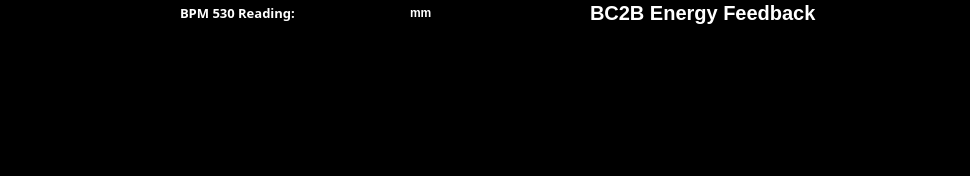
      <widget class="QWidget" name="d_L2B" native="true">
       <property name="styleSheet">
        <string notr="true">background-color: black</string>
       </property>
       <widget class="PyDMTimePlot" name="PyDMTimePlot_6">
        <property name="geometry">
         <rect>
          <x>0</x>
          <y>36</y>
          <width>961</width>
          <height>131</height>
         </rect>
        </property>
        <property name="toolTip">
         <string/>
        </property>
        <property name="yAxes">
         <stringlist>
          <string>{&quot;name&quot;: &quot;Axis 1&quot;, &quot;orientation&quot;: &quot;left&quot;, &quot;label&quot;: null, &quot;minRange&quot;: -1.0, &quot;maxRange&quot;: 1.0, &quot;autoRange&quot;: true, &quot;logMode&quot;: false}</string>
          <string>{&quot;name&quot;: &quot;New Axis 1&quot;, &quot;orientation&quot;: &quot;right&quot;, &quot;label&quot;: null, &quot;minRange&quot;: -1.0, &quot;maxRange&quot;: 1.0, &quot;autoRange&quot;: true, &quot;logMode&quot;: false}</string>
         </stringlist>
        </property>
        <property name="curves">
         <stringlist>
          <string>{&quot;channel&quot;: &quot;ca://PHYS:SYS0:1:SCLFB_L2B_E_MEAS&quot;, &quot;plot_style&quot;: null, &quot;name&quot;: &quot;L2B Energy (MeV)&quot;, &quot;color&quot;: &quot;red&quot;, &quot;lineStyle&quot;: 1, &quot;lineWidth&quot;: 2, &quot;symbol&quot;: null, &quot;symbolSize&quot;: 10, &quot;yAxisName&quot;: &quot;Axis 1&quot;, &quot;barWidth&quot;: null, &quot;upperThreshold&quot;: null, &quot;lowerThreshold&quot;: null, &quot;thresholdColor&quot;: &quot;white&quot;}</string>
         </stringlist>
        </property>
        <property name="timeSpan">
         <double>300.000000000000000</double>
        </property>
        <property name="updateInterval">
         <double>0.100000000000000</double>
        </property>
       </widget>
       <widget class="QLabel" name="label_6">
        <property name="geometry">
         <rect>
          <x>590</x>
          <y>0</y>
          <width>341</width>
          <height>26</height>
         </rect>
        </property>
        <property name="font">
         <font>
          <pointsize>15</pointsize>
          <weight>75</weight>
          <bold>true</bold>
         </font>
        </property>
        <property name="styleSheet">
         <string notr="true">background-color: black;
color:rgb(255, 255, 255)</string>
        </property>
        <property name="text">
         <string>BC2B Energy Feedback</string>
        </property>
       </widget>
       <widget class="PyDMByteIndicator" name="PyDMByteIndicator_4">
        <property name="geometry">
         <rect>
          <x>565</x>
          <y>5</y>
          <width>41</width>
          <height>16</height>
         </rect>
        </property>
        <property name="toolTip">
         <string/>
        </property>
        <property name="styleSheet">
         <string notr="true">background-color: black;</string>
        </property>
        <property name="alarmSensitiveContent" stdset="0">
         <bool>false</bool>
        </property>
        <property name="alarmSensitiveBorder" stdset="0">
         <bool>true</bool>
        </property>
        <property name="PyDMToolTip" stdset="0">
         <string/>
        </property>
        <property name="channel" stdset="0">
         <string>PHYS:SYS0:1:SCLFB_L2B_E</string>
        </property>
        <property name="offColor" stdset="0">
         <color>
          <red>120</red>
          <green>120</green>
          <blue>120</blue>
         </color>
        </property>
        <property name="showLabels" stdset="0">
         <bool>true</bool>
        </property>
        <property name="bigEndian" stdset="0">
         <bool>false</bool>
        </property>
        <property name="circles" stdset="0">
         <bool>false</bool>
        </property>
        <property name="numBits" stdset="0">
         <number>1</number>
        </property>
        <property name="shift" stdset="0">
         <number>0</number>
        </property>
        <property name="labels" stdset="0">
         <stringlist>
          <string></string>
         </stringlist>
        </property>
       </widget>
       <widget class="QLabel" name="label_11">
        <property name="geometry">
         <rect>
          <x>180</x>
          <y>0</y>
          <width>146</width>
          <height>26</height>
         </rect>
        </property>
        <property name="font">
         <font>
          <family>Sans Serif</family>
          <pointsize>10</pointsize>
          <weight>75</weight>
          <italic>false</italic>
          <bold>true</bold>
         </font>
        </property>
        <property name="styleSheet">
         <string notr="true">background-color: black;
color:rgb(255, 255, 255)</string>
        </property>
        <property name="text">
         <string>BPM 530 Reading:</string>
        </property>
       </widget>
       <widget class="PyDMLabel" name="PyDMLabel_4">
        <property name="geometry">
         <rect>
          <x>340</x>
          <y>5</y>
          <width>61</width>
          <height>15</height>
         </rect>
        </property>
        <property name="font">
         <font>
          <pointsize>11</pointsize>
          <weight>75</weight>
          <bold>true</bold>
         </font>
        </property>
        <property name="toolTip">
         <string/>
        </property>
        <property name="styleSheet">
         <string notr="true">background-color:black; color:rgb(0, 255, 0);</string>
        </property>
        <property name="alignment">
         <set>Qt::AlignRight|Qt::AlignTrailing|Qt::AlignVCenter</set>
        </property>
        <property name="precision" stdset="0">
         <number>0</number>
        </property>
        <property name="channel" stdset="0">
         <string>BPMS:BC2B:530:FW:X_SLOW</string>
        </property>
       </widget>
       <widget class="QLabel" name="label_17">
        <property name="geometry">
         <rect>
          <x>410</x>
          <y>5</y>
          <width>59</width>
          <height>15</height>
         </rect>
        </property>
        <property name="font">
         <font>
          <weight>75</weight>
          <bold>true</bold>
         </font>
        </property>
        <property name="styleSheet">
         <string notr="true">color:white</string>
        </property>
        <property name="text">
         <string>mm</string>
        </property>
       </widget>
       <zorder>PyDMTimePlot_6</zorder>
       <zorder>PyDMByteIndicator_4</zorder>
       <zorder>label_6</zorder>
       <zorder>label_11</zorder>
       <zorder>PyDMLabel_4</zorder>
       <zorder>label_17</zorder>
      </widget>
